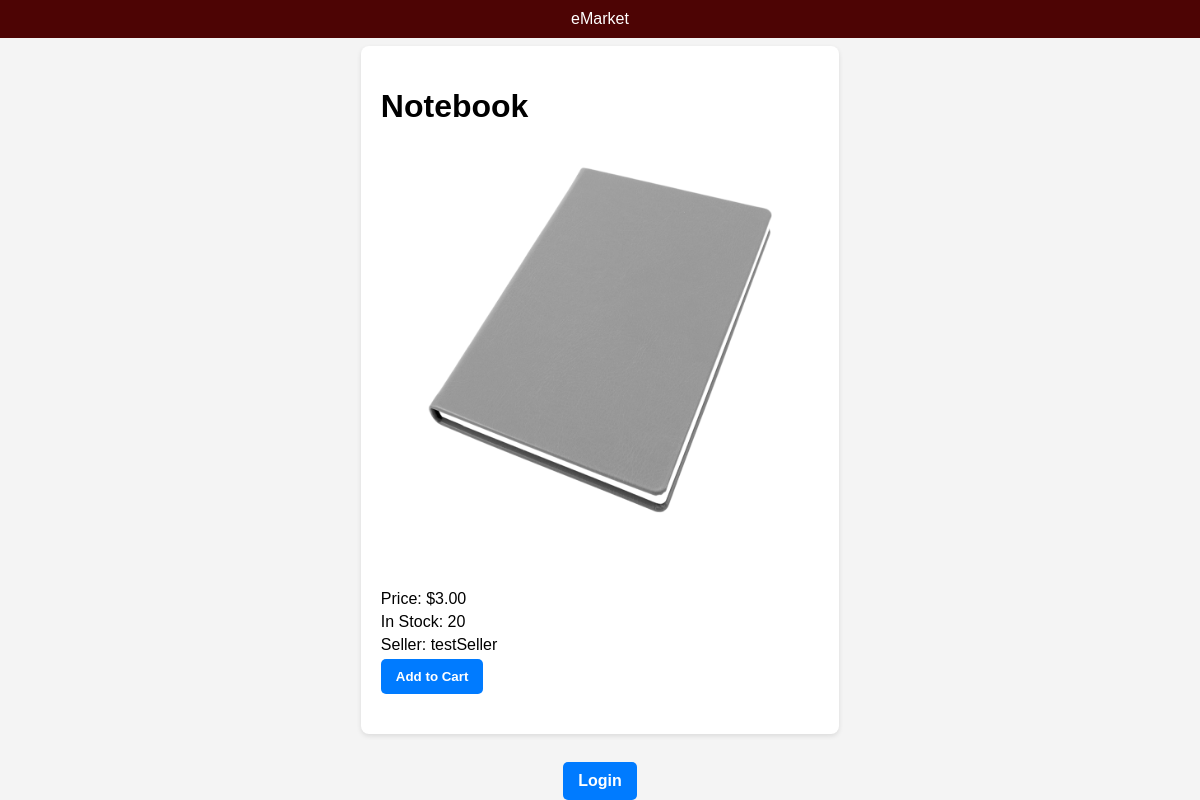
The app's page /product_detail/6/, older data.
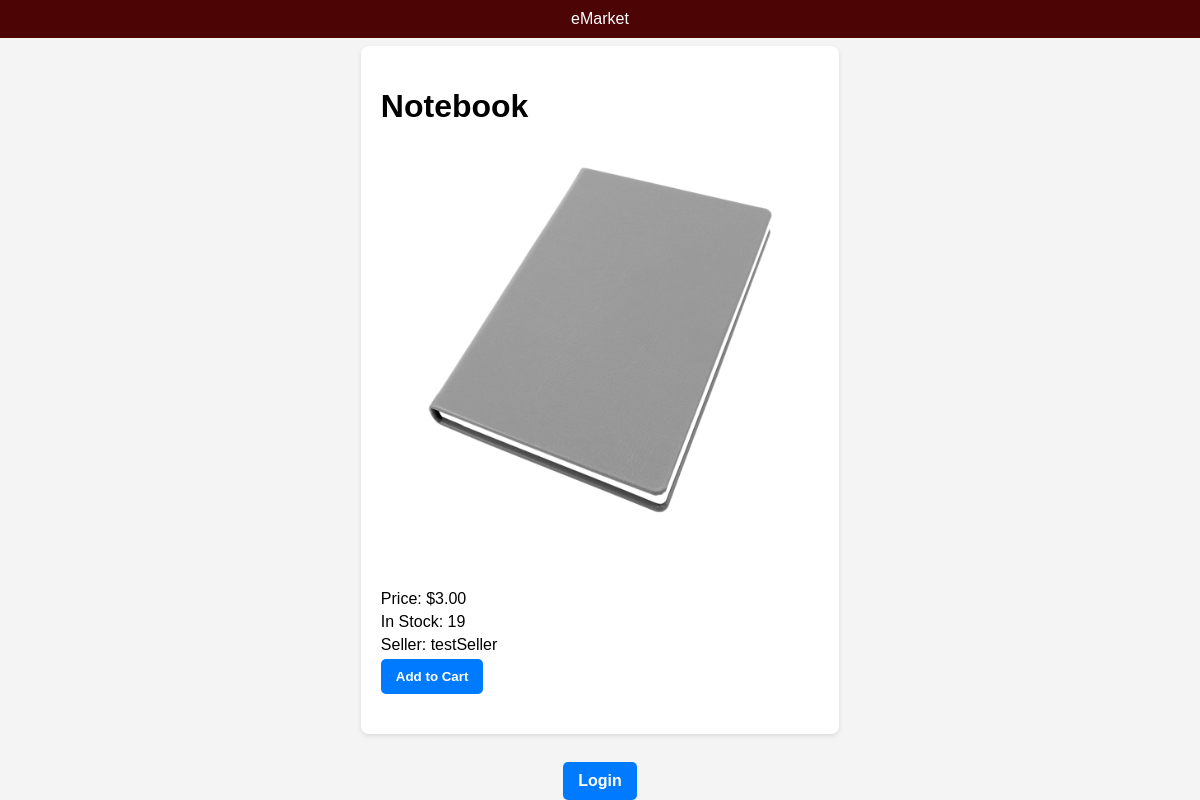
The same page, newer data.
### app/models.py (models this page shows, shortened)
class Product(models.Model):
    name = models.CharField(max_length=100)
    price = models.DecimalField(decimal_places=2, max_digits=10,default=0, validators=[MinValueValidator(0, message='Please enter a valid price.')],) # type: ignore
    description = models.CharField(max_length=250, default="")
    stock = models.PositiveIntegerField(default=1)
    date_created = models.DateTimeField(null=True,auto_now_add=True)
    seller = models.ForeignKey(User, on_delete=models.CASCADE, null=True, limit_choices_to={'user_type': 'seller'}, related_name='products')
    image = models.ImageField(default="default.jpeg", upload_to="media/", blank=True)
    pending = models.BooleanField(default=True)

class User(AbstractUser):
    USER_TYPE_CHOICES = (
        ('admin', 'Admin'),
        ('buyer', 'Buyer'),
        ('seller', 'Seller'),
    )
    user_type = models.CharField(max_length=10, choices=USER_TYPE_CHOICES)
    pending = models.BooleanField(default=True)

### app/views.py (the view)
# urls.py: path('product_detail/<int:product_id>/', views.product_detail, name='product_detail'),
def product_detail(request, product_id):
    product = Product.objects.get(id=product_id)
    return render(request, 'app/product_detail.html', {'product': product})

### app/templates/app/product_detail.html (shortened to what this page needs)
<!DOCTYPE html>
<html lang="en">
<head>
    {% load static %}
    <link rel="stylesheet" href="{% static 'app/product_details.css' %}">
</head>
<body>
    <header>
        <div class="project-name">eMarket</div>
    </header>
    <main>
        <div class="product-detail">
            <div class="product-info">
                <h1>{{ product.name }}</h1>
                <img src="{{ product.image.url }}">
                <p>Price: ${{ product.price }}</p>
                <p>In Stock: {{ product.stock }}</p>
                <p>Seller: {{ product.seller.username }}</p>
                <form action="{% url 'add_to_cart' product.id %}" method="post">
                    <button type="submit">Add to Cart</button>
                </form>
            </div>
        </div>
    </main>
    <footer>
        {% if user.is_authenticated %}
            {% if request.user.user_type == "admin" %}
                <a href="javascript:history.back()" class="button">Back to Order Detail</a>
            {% else %}
                <a href="{% url 'product_list' %}" class="button">Back to Product List</a>
            {% endif %}
        {% else %}
            <a href="{% url 'login' %}" class="button">Login</a>
        {% endif %}
    </footer>
</body>
</html>

Row changes from the older to the newer data that the page shows:
changed Product "Notebook": stock "20" → "19"
